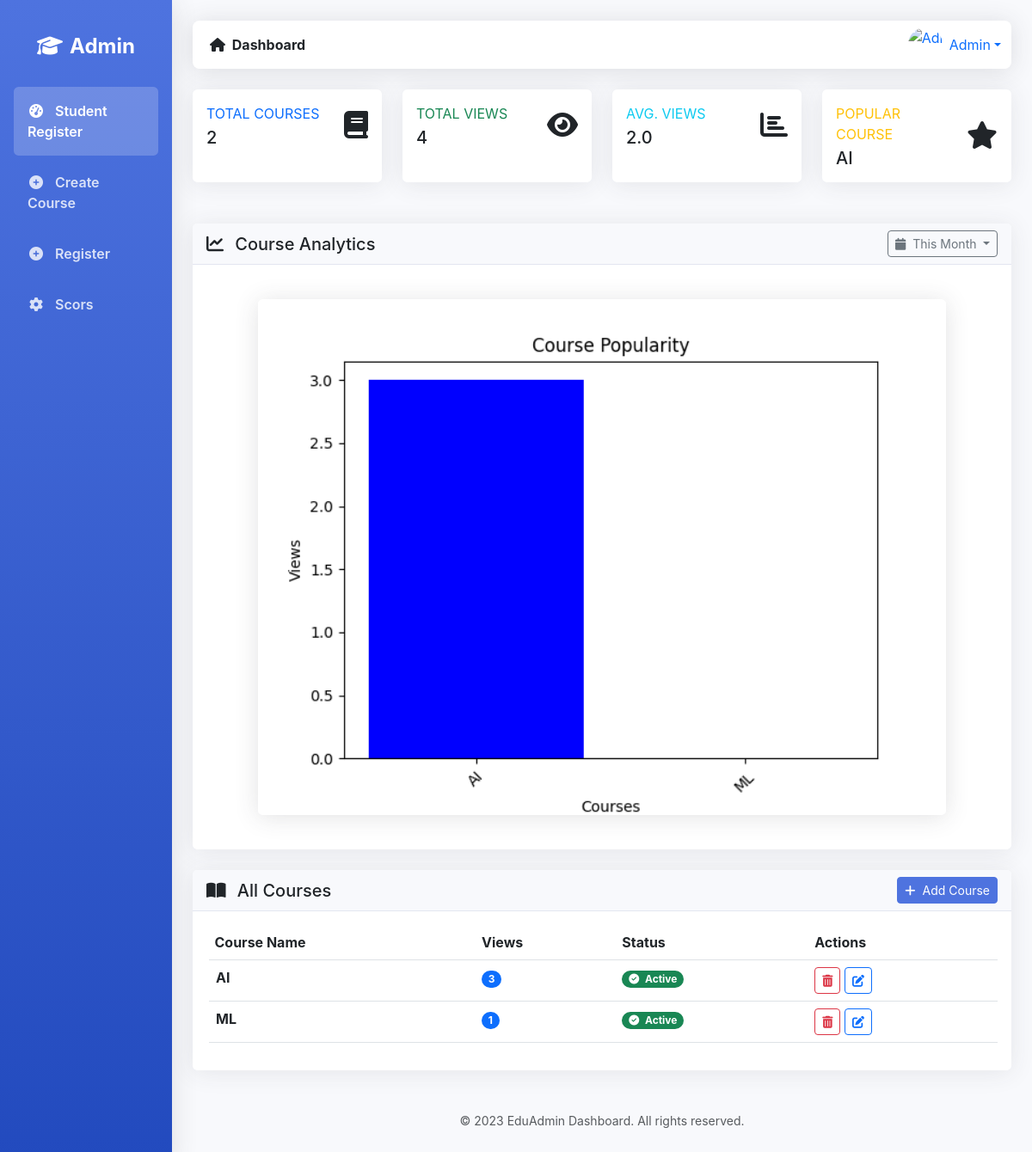
Screenshot of /admin_dashboard (signed in) with the database file from the repository.
### app.py (models this page shows)
class Course(db.Model):
    id = db.Column(db.Integer, primary_key=True)
    name = db.Column(db.String(200), nullable=False)
    contents = db.Column(db.Text, nullable=False)
    duration = db.Column(db.Integer, nullable=False)
    description = db.Column(db.Text, nullable=True)
    difficulty = db.Column(db.String(50), nullable=True)
    category = db.Column(db.String(100), nullable=True)
    thumbnail = db.Column(db.String(300), nullable=True)
    pdf_file = db.Column(db.String(300), nullable=True)
    views = db.Column(db.Integer, default=0)
    users_completed = db.Column(db.Integer, default=0)
    videos = db.relationship('CourseVideo', backref='course', lazy=True)

### app.py (the view)
@app.route('/admin_dashboard')
def admin_dashboard():
    if 'admin' not in session:
        return redirect(url_for('admin_login'))
    with app.app_context():
        courses = Course.query.all()
    course_names = [c.name for c in courses]
    views = [c.views for c in courses]
    plt.bar(course_names, views, color='blue')
    plt.xlabel('Courses')
    plt.ylabel('Views')
    plt.title('Course Popularity')
    plt.xticks(rotation=45)
    plt.savefig('static/analysis.png')
    plt.close()
    return render_template('admin_dashboard.html', courses=courses)

### templates/admin_dashboard.html (shortened to what this page needs)
<!DOCTYPE html>
<html lang="en">
<head>
    <link href="https://cdn.jsdelivr.net/npm/bootstrap@5.3.0-alpha1/dist/css/bootstrap.min.css" rel="stylesheet">
    <link rel="stylesheet" href="https://cdnjs.cloudflare.com/ajax/libs/font-awesome/6.4.0/css/all.min.css">
    <link rel="stylesheet" href="https://cdnjs.cloudflare.com/ajax/libs/animate.css/4.1.1/animate.min.css">
</head>
<body>
    <div class="container-fluid">
        <div class="row">
            <div class="col-md-3 col-lg-2 d-md-block sidebar collapse bg-primary text-white p-0">
                <div class="position-sticky pt-3">
                    <div class="text-center py-4">
                        <h4 class="fw-bold text-white animate__animated animate__fadeIn">
                            <i class="fas fa-graduation-cap me-2"></i>Admin
                        </h4>
                    </div>
                    <ul class="nav flex-column px-3">
                        <li class="nav-item animate__animated animate__fadeInUp">
                            <a class="nav-link active" href="{{ url_for('cregister') }}">
                                <i class="fas fa-fw fa-tachometer-alt"></i>
                                Student Register
                            </a>
                        </li>
                        <li class="nav-item animate__animated animate__fadeInUp animate__delay-1s">
                            <a class="nav-link" href="{{ url_for('create_course') }}">
                                <i class="fas fa-fw fa-plus-circle"></i>
                                Create Course
                            </a>
                        </li>
                        <li class="nav-item animate__animated animate__fadeInUp animate__delay-1s">
                            <a class="nav-link" href="{{ url_for('educator_register') }}">
                                <i class="fas fa-fw fa-plus-circle"></i>
                                Register
                            </a>
                        </li>
                        <li class="nav-item animate__animated animate__fadeInUp animate__delay-4s">
                            <a class="nav-link" href="/score">
                                <i class="fas fa-fw fa-cog"></i>
                                Scors
                            </a>
                        </li>
                    </ul>
                </div>
            </div>
            <main class="col-md-9 ms-sm-auto col-lg-10 px-md-4 py-4">
                <nav class="navbar navbar-expand-lg navbar-light bg-white rounded-3 mb-4">
                    <div class="container-fluid">
                        <div class="collapse navbar-collapse" id="navbarNav">
                            <ul class="navbar-nav me-auto">
                                <li class="nav-item">
                                    <span class="nav-link text-dark fw-bold">
                                        <i class="fas fa-home me-1"></i> Dashboard
                                    </span>
                                </li>
                            </ul>
                            <div class="d-flex align-items-center">
                                <div class="dropdown">
                                    <a href="#" class="d-flex align-items-center text-decoration-none dropdown-toggle" id="dropdownUser" data-bs-toggle="dropdown">
                                        <img src="https://thumbs.dreamstime.com/b/education-vector-logo-open-book-dictionary-textbook-notebook-graduation-hat-icon-modern-emblem-idea-concept-design-156632927.jpg" alt="Admin" class="rounded-circle me-2 user-profile">
                                        <span class="d-none d-sm-inline">Admin</span>
                                    </a>
                                </div>
                            </div>
                        </div>
                    </div>
                </nav>
                <div class="row mb-4">
                    <div class="col-xl-3 col-md-6 mb-4 animate__animated animate__fadeInUp">
                        <div class="card border-left-primary h-100">
                            <div class="card-body">
                                <div class="row align-items-center">
                                    <div class="col mr-2">
                                        <div class="text-xs font-weight-bold text-primary text-uppercase mb-1">
                                            Total Courses</div>
                                        <div class="h5 mb-0 font-weight-bold text-gray-800">{{ courses|length }}</div>
                                    </div>
                                    <div class="col-auto">
                                        <i class="fas fa-book fa-2x text-gray-300"></i>
                                    </div>
                                </div>
                            </div>
                        </div>
                    </div>
                    <div class="col-xl-3 col-md-6 mb-4 animate__animated animate__fadeInUp animate__delay-1s">
                        <div class="card border-left-success h-100">
                            <div class="card-body">
                                <div class="row align-items-center">
                                    <div class="col mr-2">
                                        <div class="text-xs font-weight-bold text-success text-uppercase mb-1">
                                            Total Views</div>
                                        <div class="h5 mb-0 font-weight-bold text-gray-800">
                                            {% set total_views = courses|sum(attribute='views') %}
                                            {{ total_views }}
                                        </div>
                                    </div>
                                    <div class="col-auto">
                                        <i class="fas fa-eye fa-2x text-gray-300"></i>
                                    </div>
                                </div>
                            </div>
                        </div>
                    </div>
                    <div class="col-xl-3 col-md-6 mb-4 animate__animated animate__fadeInUp animate__delay-2s">
                        <div class="card border-left-info h-100">
                            <div class="card-body">
                                <div class="row align-items-center">
                                    <div class="col mr-2">
                                        <div class="text-xs font-weight-bold text-info text-uppercase mb-1">
                                            Avg. Views</div>
                                        <div class="h5 mb-0 font-weight-bold text-gray-800">
                                            {% if courses|length > 0 %}
                                                {{ (total_views / courses|length)|round(1) }}
                                            {% else %}
                                                0
                                            {% endif %}
                                        </div>
                                    </div>
                                    <div class="col-auto">
                                        <i class="fas fa-chart-bar fa-2x text-gray-300"></i>
                                    </div>
                                </div>
                            </div>
                        </div>
                    </div>
                    <div class="col-xl-3 col-md-6 mb-4 animate__animated animate__fadeInUp animate__delay-3s">
                        <div class="card border-left-warning h-100">
                            <div class="card-body">
                                <div class="row align-items-center">
                                    <div class="col mr-2">
                                        <div class="text-xs font-weight-bold text-warning text-uppercase mb-1">
                                            Popular Course</div>
                                        <div class="h5 mb-0 font-weight-bold text-gray-800">
                                            {% if courses|length > 0 %}
                                                {{ (courses|sort(attribute='views', reverse=true)|first).name[:15] }}{% if (courses|sort(attribute='views', reverse=true)|first).name|length > 15 %}...{% endif %}
                                            {% else %}
                                                N/A
                                            {% endif %}
                                        </div>
                                    </div>
                                    <div class="col-auto">
                                        <i class="fas fa-star fa-2x text-gray-300"></i>
                                    </div>
                                </div>
                            </div>
                        </div>
                    </div>
                </div>
                <div class="row mb-4">
                    <div class="col-12">
                        <div class="card animate__animated animate__fadeIn">
                            <div class="card-header d-flex justify-content-between align-items-center">
                                <h5 class="mb-0">
                                    <i class="fas fa-chart-line me-2"></i> Course Analytics
                                </h5>
                                <div class="dropdown">
                                    <button class="btn btn-sm btn-outline-secondary dropdown-toggle" type="button" data-bs-toggle="dropdown">
                                        <i class="fas fa-calendar me-1"></i> This Month
                                    </button>
                                </div>
                            </div>
                            <div class="card-body">
                                <div class="text-center py-4">
                                    <img src="{{ url_for('static', filename='analysis.png') }}" class="img-fluid analytics-img" width="800" alt="Analytics">
                                </div>
                            </div>
                        </div>
                    </div>
                </div>
                <div class="row">
                    <div class="col-12">
                        <div class="card animate__animated animate__fadeIn">
                            <div class="card-header d-flex justify-content-between align-items-center">
                                <h5 class="mb-0">
                                    <i class="fas fa-book-open me-2"></i> All Courses
                                </h5>
                                <a href="{{ url_for('create_course') }}" class="btn btn-sm btn-primary">
                                    <i class="fas fa-plus me-1"></i> Add Course
                                </a>
                            </div>
                            <div class="card-body">
                                <div class="table-responsive">
                                    <table class="table table-hover">
                                        <thead>
                                            <tr>
                                                <th>Course Name</th>
                                                <th>Views</th>
                                                <th>Status</th>
                                                <th>Actions</th>
                                            </tr>
                                        </thead>
                                        <tbody>
                                            {% for course in courses %}
                                            <tr class="course-item">
                                                <td class="fw-bold">{{ course.name }}</td>
                                                <td>
                                                    <span class="badge bg-primary rounded-pill">{{ course.views }}</span>
                                                </td>
                                                <td>
                                                    <span class="badge bg-success rounded-pill">
                                                        <i class="fas fa-check-circle me-1"></i> Active
                                                    </span>
                                                </td>
                                                <td>
                                                   <form action="{{ url_for('delete_course', course_id=course.id) }}" method="POST" style="display:inline;">
                                                    <button type="submit" class="btn btn-sm btn-outline-danger" onclick="return confirm('Are you sure?')">
                                                        <i class="fas fa-trash-alt"></i>
                                                    </button>
                                                </form>
                                                <a href="{{ url_for('edit_course', course_id=course.id) }}" class="btn btn-sm btn-outline-primary me-1">
                                                    <i class="fas fa-edit"></i>
                                                </a>
                                                </td>
                                            </tr>
                                            {% endfor %}
                                        </tbody>
                                    </table>
                                </div>
                            </div>
                        </div>
                    </div>
                </div>
                <footer class="mt-5 text-center text-muted">
                    <p class="small">
                        &copy; 2023 EduAdmin Dashboard. All rights reserved.
                    </p>
                </footer>
            </main>
        </div>
    </div>
</body>
</html>

### templates/admin_dashboard.html (style rules this page uses)
:root { --primary-color: #4e73df; --secondary-color: #f8f9fc; --accent-color: #2e59d9; --text-dark: #5a5c69; }
body { background-color: var(--secondary-color); font-family: 'Nunito', -apple-system, BlinkMacSystemFont, 'Segoe UI', Roboto, 'Helvetica Neue', Arial, sans-serif; }
.sidebar { background: linear-gradient(180deg, var(--primary-color) 0%, #224abe 100%); min-height: 100vh; box-shadow: 0 0.15rem 1.75rem 0 rgba(58, 59, 69, 0.15); }
.sidebar .nav-link { color: rgba(255, 255, 255, 0.8); font-weight: 600; padding: 1rem; margin-bottom: 0.2rem; border-radius: 0.35rem; transition: all 0.3s; }
.sidebar .nav-link.active { color: #fff; background-color: rgba(255, 255, 255, 0.2); }
.sidebar .nav-link i { margin-right: 0.5rem; }
.card { border: none; border-radius: 0.35rem; box-shadow: 0 0.15rem 1.75rem 0 rgba(58, 59, 69, 0.1); transition: transform 0.3s, box-shadow 0.3s; }
.card-header { background-color: #f8f9fc; border-bottom: 1px solid #e3e6f0; font-weight: 700; }
.course-item { transition: all 0.3s; border-left: 3px solid transparent; }
.btn-primary { background-color: var(--primary-color); border-color: var(--primary-color); }
.analytics-img { border-radius: 0.35rem; box-shadow: 0 0.15rem 1.75rem 0 rgba(58, 59, 69, 0.15); transition: all 0.3s; }
.navbar { box-shadow: 0 0.15rem 1.75rem 0 rgba(58, 59, 69, 0.15); }
.user-profile { width: 40px; height: 40px; border-radius: 50%; object-fit: cover; }

### rows the page displays
Course: name "AI", views "3"
Course: name "ML", views "1"

### other values shown
{{ courses|length }} "2"
{{ total_views }} "4"
{{ (total_views / courses|length)|round(1) }} "2.0"
{{ (courses|sort(attribute='views', reverse=true)|first).name[:15] }} "AI"
